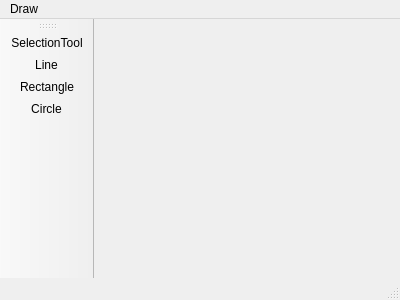
<?xml version="1.0" encoding="UTF-8"?>
<ui version="4.0">
 <class>MainWindow</class>
 <widget class="QMainWindow" name="MainWindow">
  <property name="windowModality">
   <enum>Qt::NonModal</enum>
  </property>
  <property name="geometry">
   <rect>
    <x>0</x>
    <y>0</y>
    <width>400</width>
    <height>300</height>
   </rect>
  </property>
  <property name="windowTitle">
   <string>MainWindow</string>
  </property>
  <widget class="QWidget" name="centralWidget"/>
  <widget class="QMenuBar" name="menuBar">
   <property name="geometry">
    <rect>
     <x>0</x>
     <y>0</y>
     <width>400</width>
     <height>26</height>
    </rect>
   </property>
   <widget class="QMenu" name="menuDraw">
    <property name="title">
     <string>Draw</string>
    </property>
    <addaction name="actionLine"/>
    <addaction name="actionCircle"/>
    <addaction name="actionRectangle"/>
   </widget>
   <addaction name="menuDraw"/>
  </widget>
  <widget class="QToolBar" name="mainToolBar">
   <property name="acceptDrops">
    <bool>false</bool>
   </property>
   <attribute name="toolBarArea">
    <enum>LeftToolBarArea</enum>
   </attribute>
   <attribute name="toolBarBreak">
    <bool>false</bool>
   </attribute>
   <addaction name="Selection"/>
   <addaction name="actionDrawLine"/>
   <addaction name="actionDrawRectangle"/>
   <addaction name="actionDrawCircle"/>
  </widget>
  <widget class="QStatusBar" name="statusBar"/>
  <action name="actionLine">
   <property name="icon">
    <iconset resource="resource.qrc">
     <normaloff>:/new/icons/resource/LineIcon.png</normaloff>:/new/icons/resource/LineIcon.png</iconset>
   </property>
   <property name="text">
    <string>Line</string>
   </property>
  </action>
  <action name="actionCircle">
   <property name="icon">
    <iconset resource="resource.qrc">
     <normaloff>:/new/icons/resource/CircleIcon.png</normaloff>:/new/icons/resource/CircleIcon.png</iconset>
   </property>
   <property name="text">
    <string>Circle</string>
   </property>
  </action>
  <action name="actionRectangle">
   <property name="icon">
    <iconset resource="resource.qrc">
     <normaloff>:/new/icons/resource/RectangleIcon.png</normaloff>:/new/icons/resource/RectangleIcon.png</iconset>
   </property>
   <property name="text">
    <string>Rectangle</string>
   </property>
  </action>
  <action name="actionDrawRectangle">
   <property name="checkable">
    <bool>true</bool>
   </property>
   <property name="icon">
    <iconset resource="resource.qrc">
     <normaloff>:/new/icons/resource/RectangleIcon.png</normaloff>:/new/icons/resource/RectangleIcon.png</iconset>
   </property>
   <property name="text">
    <string>Rectangle</string>
   </property>
   <property name="toolTip">
    <string>Draw Rectangle</string>
   </property>
  </action>
  <action name="actionDrawLine">
   <property name="checkable">
    <bool>true</bool>
   </property>
   <property name="icon">
    <iconset resource="resource.qrc">
     <normaloff>:/new/icons/resource/LineIcon.png</normaloff>:/new/icons/resource/LineIcon.png</iconset>
   </property>
   <property name="text">
    <string>Line</string>
   </property>
   <property name="toolTip">
    <string>Draw Line</string>
   </property>
  </action>
  <action name="actionDrawCircle">
   <property name="checkable">
    <bool>true</bool>
   </property>
   <property name="icon">
    <iconset resource="resource.qrc">
     <normaloff>:/new/icons/resource/CircleIcon.png</normaloff>:/new/icons/resource/CircleIcon.png</iconset>
   </property>
   <property name="text">
    <string>Circle</string>
   </property>
   <property name="toolTip">
    <string>Draw Circle</string>
   </property>
  </action>
  <action name="Selection">
   <property name="checkable">
    <bool>true</bool>
   </property>
   <property name="icon">
    <iconset resource="resource.qrc">
     <normaloff>:/new/icons/resource/CursorIcon.png</normaloff>:/new/icons/resource/CursorIcon.png</iconset>
   </property>
   <property name="text">
    <string>SelectionTool</string>
   </property>
   <property name="toolTip">
    <string>Selection Tool</string>
   </property>
  </action>
 </widget>
 <layoutdefault spacing="6" margin="11"/>
 <resources>
  <include location="resource.qrc"/>
 </resources>
 <connections/>
</ui>
